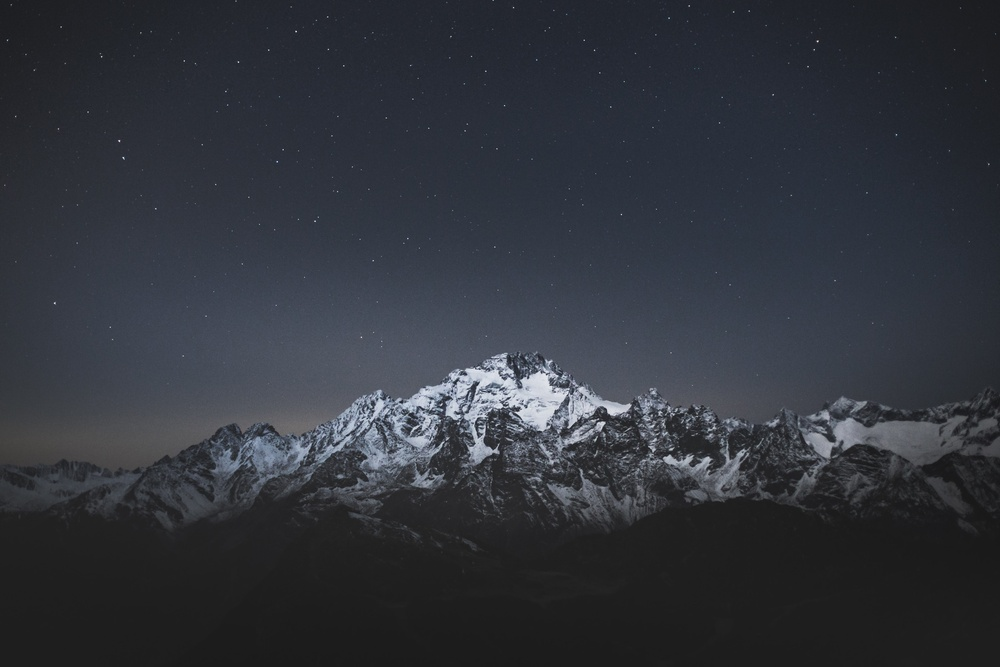
#> input picture images/1.jpg, 1000 x 667 px, shrunk from 4702 x 3135 before the run
$ python 5_rotate.py --image images/1.jpg
#> lines starting #> are read from the running program, lines starting #| are printed output that depends on the picture
# python 5_rotate.py --i images/bird.jpg

import numpy as np
import argparse
import imutils
import cv2

ap = argparse.ArgumentParser()
ap.add_argument("-i", "--image", required = True,

help = "Path to the image")
args = vars(ap.parse_args())

image = cv2.imread(args["image"])
#> image is the input picture: shape (667, 1000, 3); mean B, G, R 59.7, 52.4, 49
cv2.imshow("Original", image)
cv2.waitKey(0)

(h, w) = image.shape[:2]
#> h = 667; w = 1000
center = (w // 2, h // 2)
#> center = (500, 333)

M = cv2.getRotationMatrix2D(center, 45, 1.0)
rotated = cv2.warpAffine(image, M, (w, h))
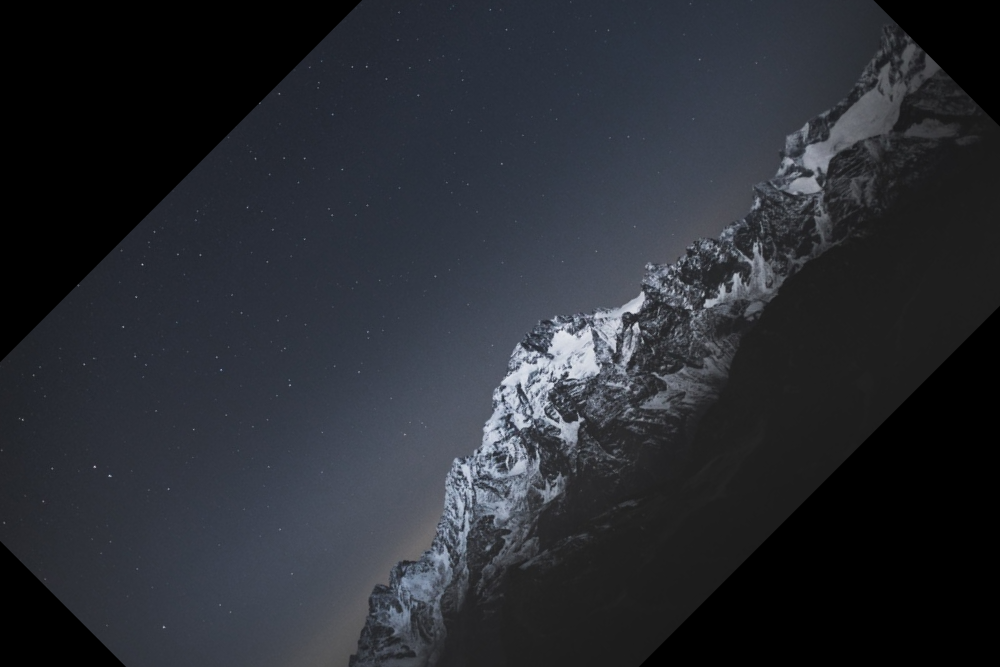
#> rotated: shape (667, 1000, 3); mean B, G, R 49.9, 43.6, 40.8
cv2.imshow("Rotated by 45 Degrees", rotated)
cv2.waitKey(0)

M = cv2.getRotationMatrix2D(center,-90, 1.0)

rotated = cv2.warpAffine(image, M, (w, h))
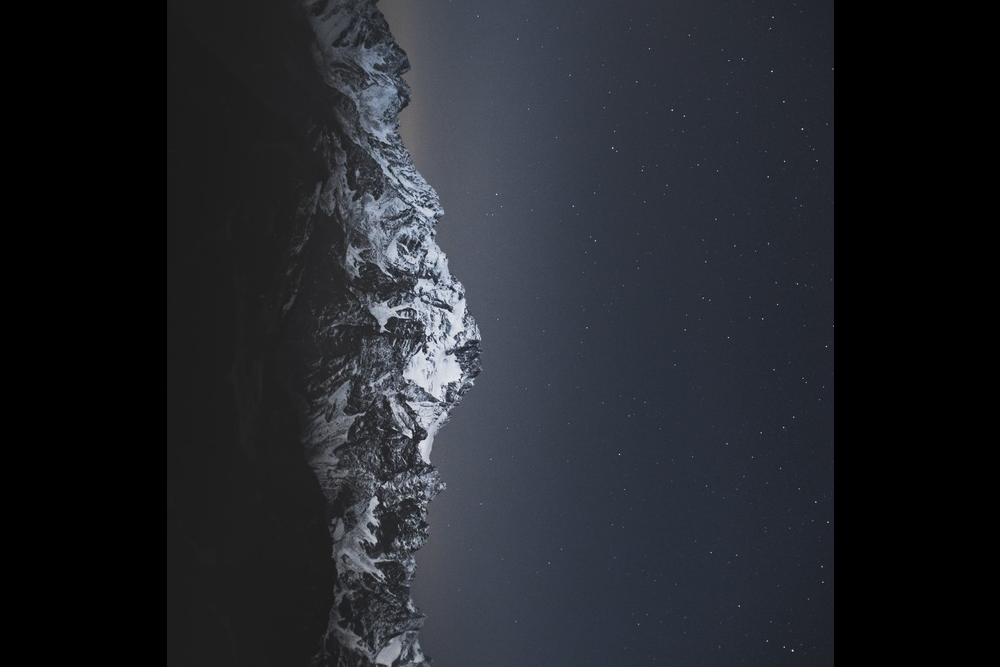
#> rotated: shape (667, 1000, 3); mean B, G, R 42.6, 37.2, 34.7
cv2.imshow("Rotated by-90 Degrees", rotated)
cv2.waitKey(0)

rotated=imutils.rotate(image,180)
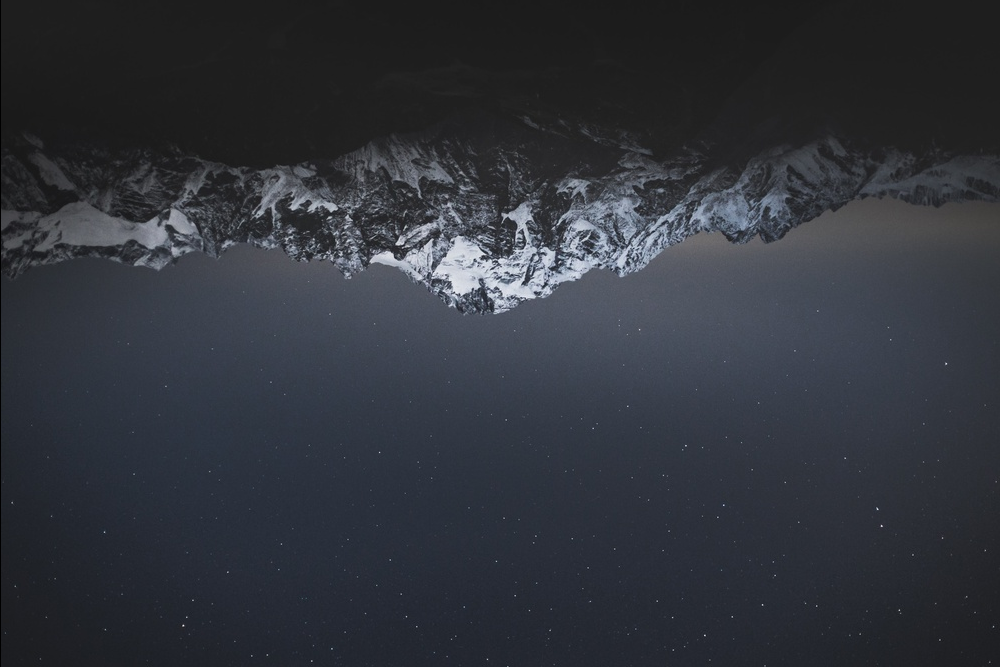
#> rotated: shape (667, 1000, 3); mean B, G, R 59.6, 52.3, 49
cv2.imshow("Rotatedby 180Degrees",rotated)
cv2.waitKey(0)
